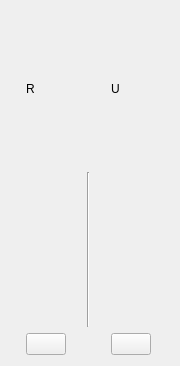
<?xml version="1.0" encoding="UTF-8"?>
<ui version="4.0">
 <class>Widget</class>
 <widget class="QWidget" name="Widget">
  <property name="geometry">
   <rect>
    <x>0</x>
    <y>0</y>
    <width>180</width>
    <height>366</height>
   </rect>
  </property>
  <property name="windowTitle">
   <string>R y U</string>
  </property>
  <property name="styleSheet">
   <string notr="true"/>
  </property>
  <layout class="QGridLayout" name="gridLayout">
   <item row="0" column="2">
    <widget class="QLabel" name="label_4">
     <property name="text">
      <string>U</string>
     </property>
    </widget>
   </item>
   <item row="2" column="0">
    <widget class="QPushButton" name="pushButton">
     <property name="sizePolicy">
      <sizepolicy hsizetype="Fixed" vsizetype="Fixed">
       <horstretch>0</horstretch>
       <verstretch>0</verstretch>
      </sizepolicy>
     </property>
     <property name="text">
      <string/>
     </property>
     <property name="icon">
      <iconset theme="QIcon::ThemeIcon::EditCopy"/>
     </property>
    </widget>
   </item>
   <item row="1" column="2">
    <widget class="QLabel" name="label_2">
     <property name="text">
      <string/>
     </property>
    </widget>
   </item>
   <item row="0" column="0">
    <widget class="QLabel" name="label_3">
     <property name="text">
      <string>R</string>
     </property>
    </widget>
   </item>
   <item row="2" column="2">
    <widget class="QPushButton" name="pushButton_2">
     <property name="sizePolicy">
      <sizepolicy hsizetype="Fixed" vsizetype="Fixed">
       <horstretch>0</horstretch>
       <verstretch>0</verstretch>
      </sizepolicy>
     </property>
     <property name="text">
      <string/>
     </property>
     <property name="icon">
      <iconset theme="QIcon::ThemeIcon::EditCopy"/>
     </property>
    </widget>
   </item>
   <item row="1" column="0">
    <widget class="QLabel" name="label">
     <property name="text">
      <string/>
     </property>
    </widget>
   </item>
   <item row="1" column="1">
    <widget class="Line" name="line">
     <property name="orientation">
      <enum>Qt::Orientation::Vertical</enum>
     </property>
    </widget>
   </item>
  </layout>
 </widget>
 <resources/>
 <connections/>
</ui>
